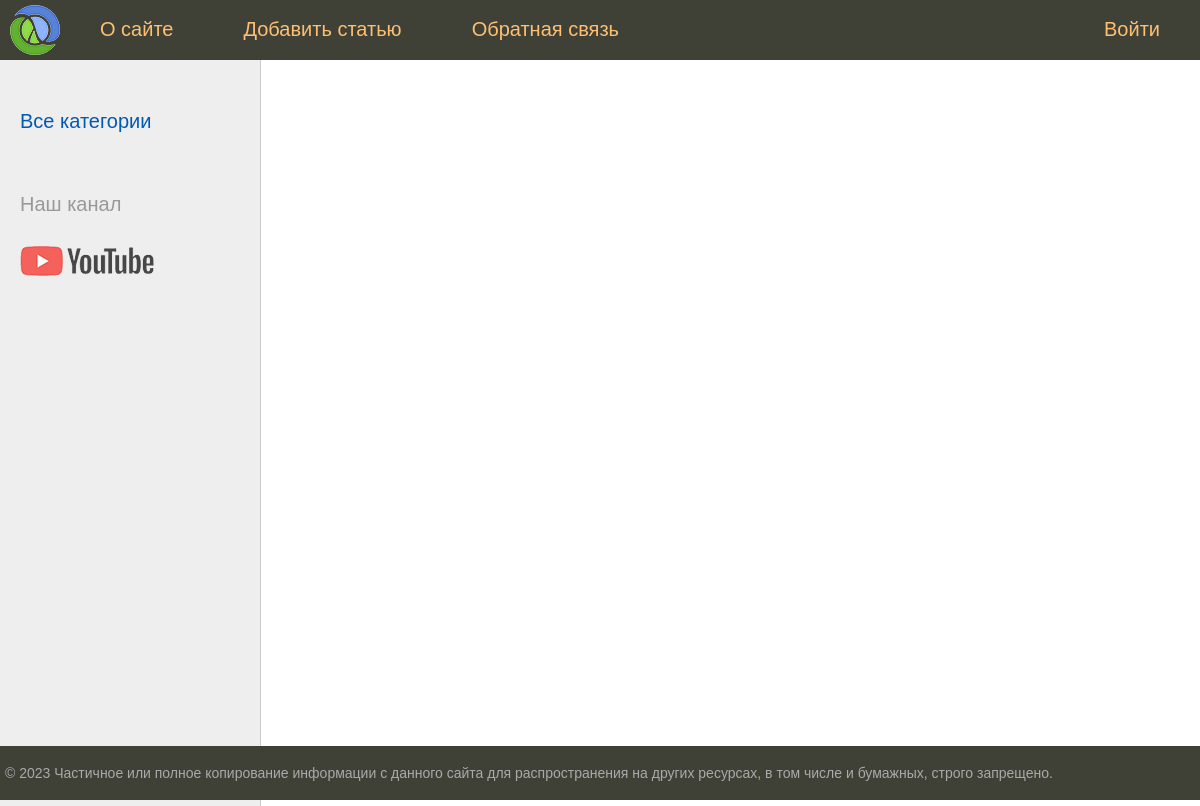
/, run on an earlier commit of the app's database.
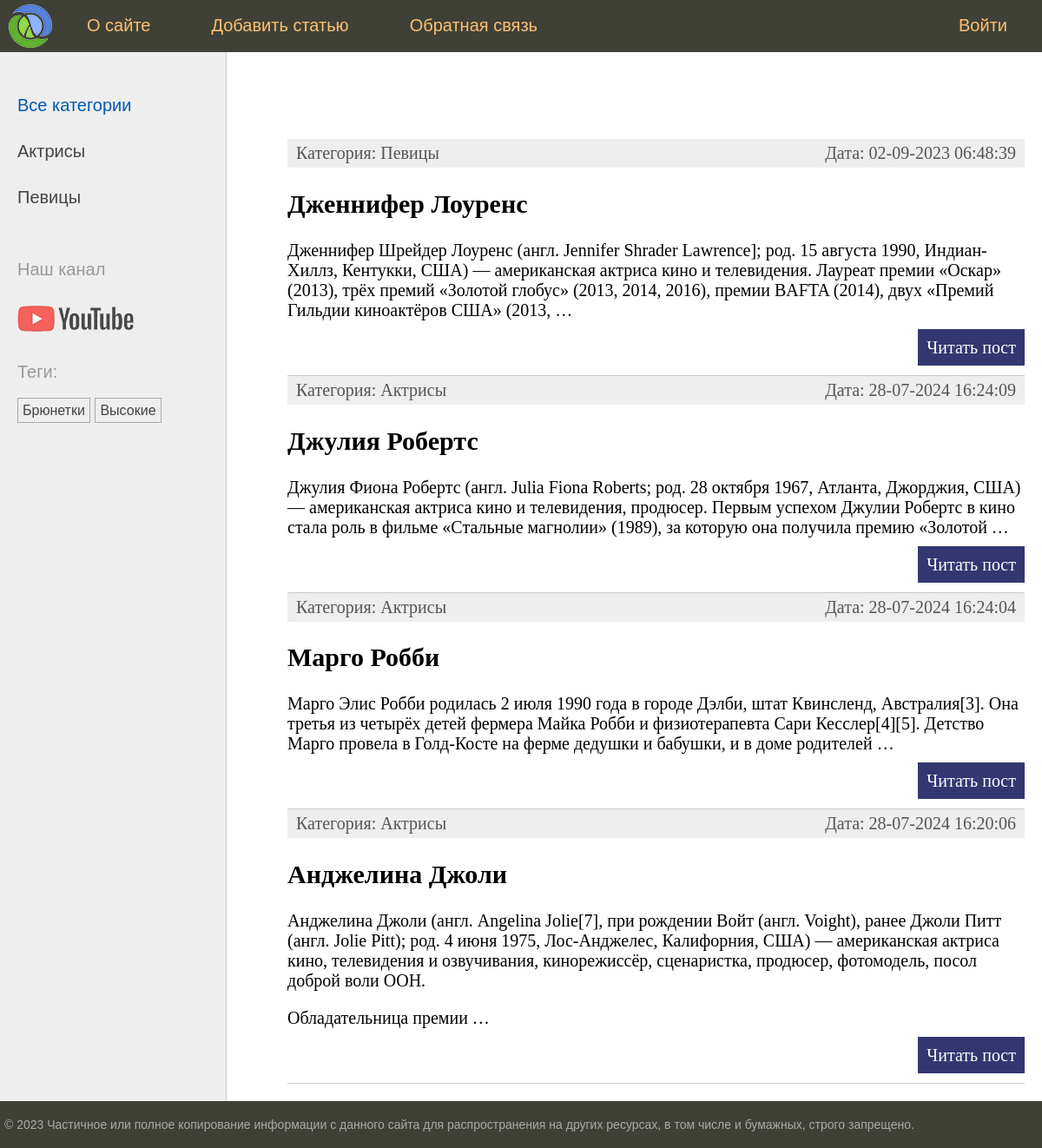
And on a later commit of the database.
### women/models.py (models this page shows, shortened)
class Category(models.Model):
    name = models.CharField(max_length=100, db_index=True, verbose_name="Категория")
    slug = models.SlugField(max_length=255, unique=True, db_index=True)
    class Meta:
        verbose_name = "Категория"
        verbose_name_plural = "Категории"
    def get_absolute_url(self):
        return reverse("category", kwargs={"cat_slug": self.slug})

class TagPost(models.Model):
    tag = models.CharField(max_length=100, db_index=True)
    slug = models.SlugField(max_length=255, unique=True, db_index=True)
    def get_absolute_url(self):
        return reverse("tag", kwargs={"tag_slug": self.slug})

class Women(models.Model):
    class Status(models.IntegerChoices):
        DRAFT = 0, 'Черновик'
        PUBLISHED = 1, 'Опубликовано'
    title = models.CharField(max_length=255, verbose_name="Заголовок")
    slug = models.SlugField(max_length=255, unique=True, db_index=True, verbose_name="Slug")
    content = models.TextField(blank=True, verbose_name="Текст статьи")
    time_create = models.DateTimeField(auto_now_add=True, verbose_name="Время создания")
    time_update = models.DateTimeField(auto_now=True, verbose_name="Время изменения")
    is_published = models.BooleanField(choices=tuple(map(lambda x: (bool(x[0]), x[1]), Status.choices)), default=Status.DRAFT, verbose_name="Статус")
    cat = models.ForeignKey('Category', on_delete=models.CASCADE, related_name="posts", verbose_name="Категория")
    tags = models.ManyToManyField('TagPost', blank=True, related_name='tags', verbose_name="Теги")
    husband = models.OneToOneField('Husband', on_delete=models.SET_NULL,
                                   null=True, blank=True, related_name='woman', verbose_name="Муж")
    objects = models.Manager()
    published = PublishedManager()
    class Meta:
        verbose_name = "Известные женщины"
        verbose_name_plural = "Известные женщины"
        ordering = ['-time_create']
        indexes = [
            models.Index(fields=['-time_create'])
        ]
    def get_absolute_url(self):
        return reverse("post", kwargs={"post_slug": self.slug})

### women/views.py (the view)
# urls.py: path('', views.index, name="home"),    # http://127.0.0.1:8000/
def index(request):  # HttpRequest
    posts = Women.published.all().select_related('cat')
    data = {
        'title': 'Главная страница',
        'main_title': 'Главная страница',
        'menu': menu,
        'posts': posts,
        'cat_selected': 0,
        }
    return render(request, "women/index.html", context=data)

### women/models.py (called while the page is built)
    def get_queryset(self) -> models.QuerySet:
        return super().get_queryset().filter(is_published=Women.Status.PUBLISHED)

### women/templatetags/women_tags.py (called while the page is built)
@register.inclusion_tag('women/list_categories.html')
def show_categories(cat_selected=0):
    cats = Category.objects.annotate(total=Count("posts")).filter(total__gt=0)
    return {'cats': cats, 'cat_selected': cat_selected}

@register.inclusion_tag('women/list_tags.html')
def show_all_tags():
    return {'tags': TagPost.objects.annotate(total=Count("tags")).filter(total__gt=0)}

### women/templates/women/index.html (shortened to what this page needs)
{% extends 'base.html' %}
{% block content %}
<ul class="list-articles">
	{% for p in posts %}
			<li><div class="article-panel">
				<p class="first">Категория: {{p.cat.name}}</p>
				<p class="last">Дата: {{p.time_update|date:"d-m-Y H:i:s"}}</p>
			</div>
				<h2>{{p.title}}</h2>
		{% autoescape off %}
		{{p.content|linebreaks|truncatewords:40}}
		{% endautoescape %}
			<p class="link-read-post"><a href="{{ p.get_absolute_url }}">Читать пост</a></p>
			</li>
	{% endfor %}
</ul>
{% endblock %}

### templates/base.html (shortened to what this page needs)
{% load static %}
{% load women_tags %}
<!DOCTYPE html>
<html>
<head>
	<link type="text/css" href="{% static 'women/css/styles.css' %}" rel="stylesheet" />
</head>
<body>
<table class="table-page" border=0 cellpadding="0" cellspacing="0">
<tr><td valign=top>
{% block mainmenu %}
		<div class="header">
			<ul id="mainmenu" class="mainmenu">
			<li class="logo"><a href="{% url 'home' %}"><div class="logo"></div></a></li>
{% for m in menu %}
	{% if not forloop.last %}<li>{% else %}<li class="last">{% endif %}
		<a href="{% url m.url_name %}">{{m.title}}</a></li>
{% endfor %}
			</ul>
		</div>
{% endblock mainmenu %}
<table class="table-content" border=0 cellpadding="0" cellspacing="0">
<tr>
	<td valign="top" class="left-chapters">
	<ul id="leftchapters">
		{% if cat_selected == 0 %}
		<li class="selected">Все категории</li>
		{% else %}
		<li><a href="{% url 'home' %}">Все категории</a></li>
		{% endif %}
		{% show_categories cat_selected %}
		<li class="share">
		<p>Наш канал</p>
		<a class="share-yt" href="https://www.youtube.com/channel/UClJzWfGWuGJL2t-3dYKcHTA/playlists" target="_blank" rel="nofollow"></a>
		</li>
		<li>{% show_all_tags %}</li>
	</ul>
</td>
<td valign="top" class="content">
	<div class="content-text">
{% block content %}
{% endblock %}
	</div>
</td></tr></table>
</td></tr>
<tr><td valign=top>
	<div id="footer">
		<p>&copy; 2023 Частичное или полное копирование информации с данного сайта для распространения на других ресурсах, в том числе и бумажных, строго запрещено.</p>
	</div>
</td></tr></table>
</body>
</html>

### women/templates/women/list_categories.html
{% for cat in cats %}
{% if cat.id == cat_selected %}
<li class="selected">{{cat.name}}</li>
{% else %}
<li><a href="{{ cat.get_absolute_url }}">{{cat.name}}</a></li>
{% endif %}
{% endfor %}

### women/templates/women/list_tags.html
{% if tags %}
    <p>Теги:</p>
    <ul class="tags-list">
        {% for t in tags %}
        <li><a href="{{t.get_absolute_url}}">{{t.tag}}</a></li>
        {% endfor %}
    </ul>
{% endif %}

What changed in the data, as far as the page shows it:
added Category: name "Актрисы"
added Category: name "Певицы"
added TagPost: tag "Брюнетки"
added TagPost: tag "Высокие"
now on this page (row edited): Women: cat.name "Певицы", time_update "02-09-2023 06:48:39", title "Дженнифер Лоуренс", content "Дженнифер Шрейдер Лоуренс (англ. Jennifer Shrader Lawrence]; род. 15 августа 1990, Индиан-Хиллз, Кентукки, США) — американская актриса кино и телевидения. Лауреат премии «Оскар» (2013), трёх премий «Золотой глобус» (2013, 2014, 2016), премии BAFTA (2014), двух «Премий Гильдии киноактёров США» (2013, …"
now on this page (row edited): Women: cat.name "Актрисы", time_update "28-07-2024 16:24:09", title "Джулия Робертс", content "Джулия Фиона Робертс (англ. Julia Fiona Roberts; род. 28 октября 1967, Атланта, Джорджия, США) — американская актриса кино и телевидения, продюсер. Первым успехом Джулии Робертс в кино стала роль в фильме «Стальные магнолии» (1989), за которую она получила премию «Золотой …"
now on this page (row edited): Women: cat.name "Актрисы", time_update "28-07-2024 16:24:04", title "Марго Робби", content "Марго Элис Робби родилась 2 июля 1990 года в городе Дэлби, штат Квинсленд, Австралия[3]. Она третья из четырёх детей фермера Майка Робби и физиотерапевта Сари Кесслер[4][5]. Детство Марго провела в Голд-Косте на ферме дедушки и бабушки, и в доме родителей …"
now on this page (row edited): Women: cat.name "Актрисы", time_update "28-07-2024 16:20:06", title "Анджелина Джоли", content "Анджелина Джоли (англ. Angelina Jolie[7], при рождении Войт (англ. Voight), ранее Джоли Питт (англ. Jolie Pitt); род. 4 июня 1975, Лос-Анджелес, Калифорния, США) — американская актриса кино, телевидения и озвучивания, кинорежиссёр, сценаристка, продюсер, фотомодель, посол доброй воли ООН. Обладательница премии …"
Also different on the page:
text now shown: "Теги:"
